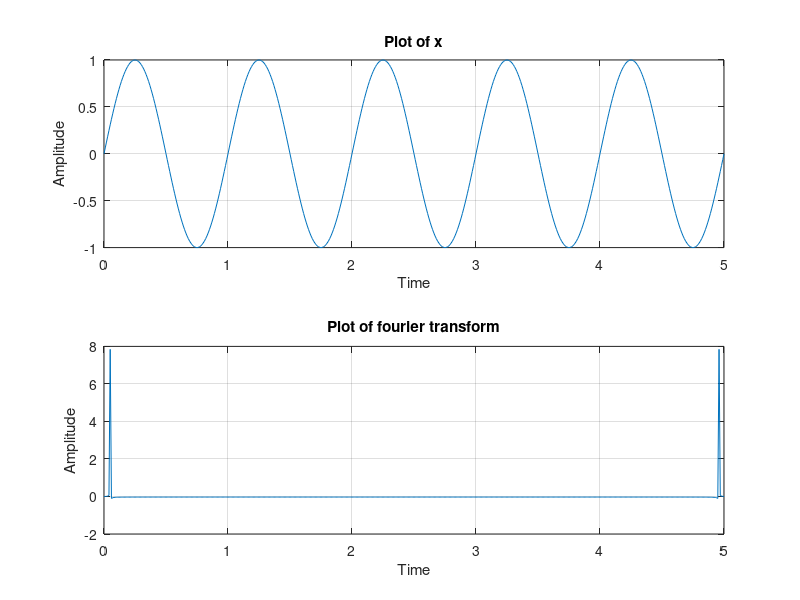

MATLAB code for this plot:
t=0:0.01:5;
x=sin(2*pi*t);
z=fft(x);

subplot(211);
plot(t,x);
title('Plot of x');
xlabel('Time');
ylabel('Amplitude');
grid on;

subplot(212);
plot(t,z);
title('Plot of fourier transform');
xlabel('Time');
ylabel('Amplitude');
grid on;